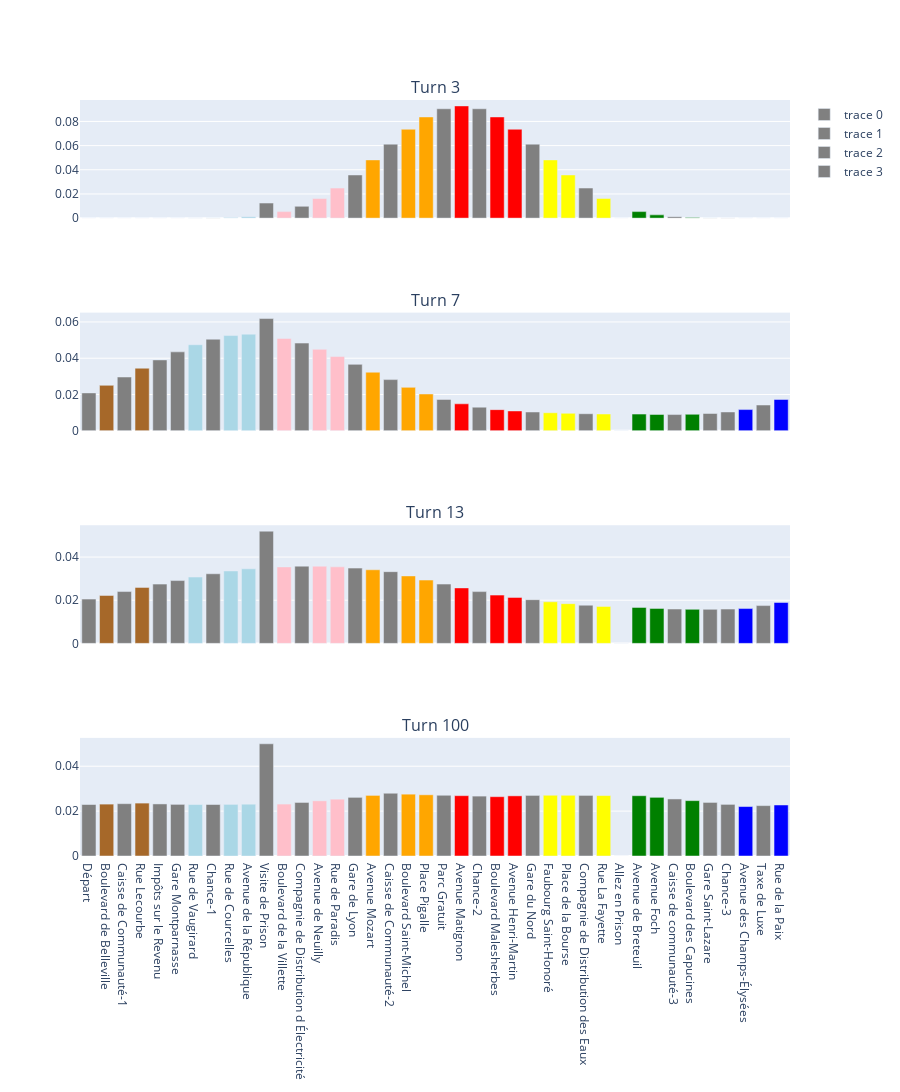

This figure's notebook cell:
### Code cell
board_turn_3 = (pi @ np.linalg.matrix_power(A, 3)).flatten()
board_turn_7 = (pi @ np.linalg.matrix_power(A, 7)).flatten()
board_turn_13 = (pi @ np.linalg.matrix_power(A, 13)).flatten()
board_turn_100 = (pi @ np.linalg.matrix_power(A, 100)).flatten()


##Your plotting command here
fig = make_subplots(rows=4, cols=1, shared_xaxes=True, subplot_titles=["Turn 3", "Turn 7", "Turn 13", "Turn 100"])

fig.add_trace(go.Bar(x = squares, y = board_turn_3, marker = dict(color=colors.tolist())), row=1, col=1)
fig.add_trace(go.Bar(x = squares, y = board_turn_7, marker = dict(color=colors.tolist())), row=2, col=1)
fig.add_trace(go.Bar(x = squares, y = board_turn_13, marker = dict(color=colors.tolist())),row=3, col=1)
fig.add_trace(go.Bar(x = squares, y = board_turn_100, marker = dict(color=colors.tolist())),row=4, col=1)

fig.update_layout(
    height = 1200
)
fig.show()

### Figure 1 — Plotly figure (JSON) as saved in the notebook; plotly's stock layout.template omitted (floating-point values rounded to 4 significant figures)
{"data": [{"marker": {"color": ["hsv(0,0%,50%)               ", "hsv(30,75%,65%)", "hsv(0,0%,50%)               ", "hsv(30,75%,65%)", "hsv(0,0%,50%)               ", "hsv(0,0%,50%)               ", "hsv(195,26%,90%)", "hsv(0,0%,50%)               ", "hsv(195,26%,90%)", "hsv(195,26%,90%)", "hsv(0,0%,50%)               ", "hsv(350,25%,100%)", "hsv(0,0%,50%)               ", "hsv(350,25%,100%)", "hsv(350,25%,100%)", "hsv(0,0%,50%)               ", "hsv(39,100%,100%)", "hsv(0,0%,50%)               ", "hsv(39,100%,100%)", "hsv(39,100%,100%)", "hsv(0,0%,50%)               ", "hsv(0,100%,100%)", "hsv(0,0%,50%)               ", "hsv(0,100%,100%)", "hsv(0,100%,100%)", "hsv(0,0%,50%)               ", "hsv(60,100%,100%)", "hsv(60,100%,100%)", "hsv(0,0%,50%)               ", "hsv(60,100%,100%)", "hsv(0,0%,50%)               ", "hsv(120,100%,50%)", "hsv(120,100%,50%)", "hsv(0,0%,50%)               ", "hsv(120,100%,50%)", "hsv(0,0%,50%)               ", "hsv(0,0%,50%)               ", "hsv(240,100%,100%)", "hsv(0,0%,50%)               ", "hsv(240,100%,100%)"]}, "type": "bar", "x": ["Départ", "Boulevard de Belleville", "Caisse de Communauté-1", "Rue Lecourbe", "Impôts sur le Revenu", "Gare Montparnasse", "Rue de Vaugirard", "Chance-1", "Rue de Courcelles", "Avenue de la République", "Visite de Prison", "Boulevard de la Villette", "Compagnie de Distribution d Électricité", "Avenue de Neuilly", "Rue de Paradis", "Gare de Lyon", "Avenue Mozart", "Caisse de Communauté-2", "Boulevard Saint-Michel", "Place Pigalle", "Parc Gratuit", "Avenue Matignon", "Chance-2", "Boulevard Malesherbes", "Avenue Henri-Martin", "Gare du Nord", "Faubourg Saint-Honoré", "Place de la Bourse", "Compagnie de Distribution des Eaux", "Rue La Fayette", "Allez en Prison", "Avenue de Breteuil", "Avenue Foch", "Caisse de communauté-3", "Boulevard des Capucines", "Gare Saint-Lazare", "Chance-3", "Avenue des Champs-Élysées", "Taxe de Luxe", "Rue de la Paix"], "xaxis": "x", "y": [0.0, 0.0, 0.0, 0.0, 0.0, 0.0, 2.143e-05, 0.0001286, 0.0004501, 0.0012, 0.01247, 0.005401, 0.009774, 0.0162, 0.02488, 0.03571, 0.04816, 0.06121, 0.07354, 0.08372, 0.09047, 0.09285, 0.09047, 0.08372, 0.07354, 0.06121, 0.04816, 0.03571, 0.02488, 0.0162, 0.0, 0.005401, 0.002701, 0.0012, 0.0004501, 0.0001286, 2.143e-05, 0.0, 0.0, 0.0], "yaxis": "y"}, {"marker": {"color": ["hsv(0,0%,50%)               ", "hsv(30,75%,65%)", "hsv(0,0%,50%)               ", "hsv(30,75%,65%)", "hsv(0,0%,50%)               ", "hsv(0,0%,50%)               ", "hsv(195,26%,90%)", "hsv(0,0%,50%)               ", "hsv(195,26%,90%)", "hsv(195,26%,90%)", "hsv(0,0%,50%)               ", "hsv(350,25%,100%)", "hsv(0,0%,50%)               ", "hsv(350,25%,100%)", "hsv(350,25%,100%)", "hsv(0,0%,50%)               ", "hsv(39,100%,100%)", "hsv(0,0%,50%)               ", "hsv(39,100%,100%)", "hsv(39,100%,100%)", "hsv(0,0%,50%)               ", "hsv(0,100%,100%)", "hsv(0,0%,50%)               ", "hsv(0,100%,100%)", "hsv(0,100%,100%)", "hsv(0,0%,50%)               ", "hsv(60,100%,100%)", "hsv(60,100%,100%)", "hsv(0,0%,50%)               ", "hsv(60,100%,100%)", "hsv(0,0%,50%)               ", "hsv(120,100%,50%)", "hsv(120,100%,50%)", "hsv(0,0%,50%)               ", "hsv(120,100%,50%)", "hsv(0,0%,50%)               ", "hsv(0,0%,50%)               ", "hsv(240,100%,100%)", "hsv(0,0%,50%)               ", "hsv(240,100%,100%)"]}, "type": "bar", "x": ["Départ", "Boulevard de Belleville", "Caisse de Communauté-1", "Rue Lecourbe", "Impôts sur le Revenu", "Gare Montparnasse", "Rue de Vaugirard", "Chance-1", "Rue de Courcelles", "Avenue de la République", "Visite de Prison", "Boulevard de la Villette", "Compagnie de Distribution d Électricité", "Avenue de Neuilly", "Rue de Paradis", "Gare de Lyon", "Avenue Mozart", "Caisse de Communauté-2", "Boulevard Saint-Michel", "Place Pigalle", "Parc Gratuit", "Avenue Matignon", "Chance-2", "Boulevard Malesherbes", "Avenue Henri-Martin", "Gare du Nord", "Faubourg Saint-Honoré", "Place de la Bourse", "Compagnie de Distribution des Eaux", "Rue La Fayette", "Allez en Prison", "Avenue de Breteuil", "Avenue Foch", "Caisse de communauté-3", "Boulevard des Capucines", "Gare Saint-Lazare", "Chance-3", "Avenue des Champs-Élysées", "Taxe de Luxe", "Rue de la Paix"], "xaxis": "x2", "y": [0.02088, 0.02504, 0.02964, 0.03449, 0.03907, 0.04351, 0.04742, 0.0505, 0.0525, 0.05327, 0.06189, 0.05093, 0.04836, 0.04492, 0.04092, 0.03661, 0.03229, 0.02821, 0.02393, 0.02027, 0.01725, 0.01485, 0.01302, 0.01164, 0.01092, 0.01035, 0.009918, 0.009611, 0.009391, 0.009232, 0.0, 0.009179, 0.008984, 0.008929, 0.009076, 0.009519, 0.01036, 0.01168, 0.0142, 0.01725], "yaxis": "y2"}, {"marker": {"color": ["hsv(0,0%,50%)               ", "hsv(30,75%,65%)", "hsv(0,0%,50%)               ", "hsv(30,75%,65%)", "hsv(0,0%,50%)               ", "hsv(0,0%,50%)               ", "hsv(195,26%,90%)", "hsv(0,0%,50%)               ", "hsv(195,26%,90%)", "hsv(195,26%,90%)", "hsv(0,0%,50%)               ", "hsv(350,25%,100%)", "hsv(0,0%,50%)               ", "hsv(350,25%,100%)", "hsv(350,25%,100%)", "hsv(0,0%,50%)               ", "hsv(39,100%,100%)", "hsv(0,0%,50%)               ", "hsv(39,100%,100%)", "hsv(39,100%,100%)", "hsv(0,0%,50%)               ", "hsv(0,100%,100%)", "hsv(0,0%,50%)               ", "hsv(0,100%,100%)", "hsv(0,100%,100%)", "hsv(0,0%,50%)               ", "hsv(60,100%,100%)", "hsv(60,100%,100%)", "hsv(0,0%,50%)               ", "hsv(60,100%,100%)", "hsv(0,0%,50%)               ", "hsv(120,100%,50%)", "hsv(120,100%,50%)", "hsv(0,0%,50%)               ", "hsv(120,100%,50%)", "hsv(0,0%,50%)               ", "hsv(0,0%,50%)               ", "hsv(240,100%,100%)", "hsv(0,0%,50%)               ", "hsv(240,100%,100%)"]}, "type": "bar", "x": ["Départ", "Boulevard de Belleville", "Caisse de Communauté-1", "Rue Lecourbe", "Impôts sur le Revenu", "Gare Montparnasse", "Rue de Vaugirard", "Chance-1", "Rue de Courcelles", "Avenue de la République", "Visite de Prison", "Boulevard de la Villette", "Compagnie de Distribution d Électricité", "Avenue de Neuilly", "Rue de Paradis", "Gare de Lyon", "Avenue Mozart", "Caisse de Communauté-2", "Boulevard Saint-Michel", "Place Pigalle", "Parc Gratuit", "Avenue Matignon", "Chance-2", "Boulevard Malesherbes", "Avenue Henri-Martin", "Gare du Nord", "Faubourg Saint-Honoré", "Place de la Bourse", "Compagnie de Distribution des Eaux", "Rue La Fayette", "Allez en Prison", "Avenue de Breteuil", "Avenue Foch", "Caisse de communauté-3", "Boulevard des Capucines", "Gare Saint-Lazare", "Chance-3", "Avenue des Champs-Élysées", "Taxe de Luxe", "Rue de la Paix"], "xaxis": "x3", "y": [0.02052, 0.0222, 0.02401, 0.02594, 0.02746, 0.0291, 0.03073, 0.03225, 0.03355, 0.03456, 0.052, 0.03543, 0.03579, 0.03578, 0.03546, 0.03488, 0.03411, 0.03322, 0.03125, 0.02933, 0.02748, 0.0257, 0.02399, 0.02236, 0.0213, 0.02025, 0.01927, 0.0184, 0.01769, 0.01714, 0.0, 0.01667, 0.01621, 0.01592, 0.01578, 0.01577, 0.01589, 0.01613, 0.01751, 0.01897], "yaxis": "y3"}, {"marker": {"color": ["hsv(0,0%,50%)               ", "hsv(30,75%,65%)", "hsv(0,0%,50%)               ", "hsv(30,75%,65%)", "hsv(0,0%,50%)               ", "hsv(0,0%,50%)               ", "hsv(195,26%,90%)", "hsv(0,0%,50%)               ", "hsv(195,26%,90%)", "hsv(195,26%,90%)", "hsv(0,0%,50%)               ", "hsv(350,25%,100%)", "hsv(0,0%,50%)               ", "hsv(350,25%,100%)", "hsv(350,25%,100%)", "hsv(0,0%,50%)               ", "hsv(39,100%,100%)", "hsv(0,0%,50%)               ", "hsv(39,100%,100%)", "hsv(39,100%,100%)", "hsv(0,0%,50%)               ", "hsv(0,100%,100%)", "hsv(0,0%,50%)               ", "hsv(0,100%,100%)", "hsv(0,100%,100%)", "hsv(0,0%,50%)               ", "hsv(60,100%,100%)", "hsv(60,100%,100%)", "hsv(0,0%,50%)               ", "hsv(60,100%,100%)", "hsv(0,0%,50%)               ", "hsv(120,100%,50%)", "hsv(120,100%,50%)", "hsv(0,0%,50%)               ", "hsv(120,100%,50%)", "hsv(0,0%,50%)               ", "hsv(0,0%,50%)               ", "hsv(240,100%,100%)", "hsv(0,0%,50%)               ", "hsv(240,100%,100%)"]}, "type": "bar", "x": ["Départ", "Boulevard de Belleville", "Caisse de Communauté-1", "Rue Lecourbe", "Impôts sur le Revenu", "Gare Montparnasse", "Rue de Vaugirard", "Chance-1", "Rue de Courcelles", "Avenue de la République", "Visite de Prison", "Boulevard de la Villette", "Compagnie de Distribution d Électricité", "Avenue de Neuilly", "Rue de Paradis", "Gare de Lyon", "Avenue Mozart", "Caisse de Communauté-2", "Boulevard Saint-Michel", "Place Pigalle", "Parc Gratuit", "Avenue Matignon", "Chance-2", "Boulevard Malesherbes", "Avenue Henri-Martin", "Gare du Nord", "Faubourg Saint-Honoré", "Place de la Bourse", "Compagnie de Distribution des Eaux", "Rue La Fayette", "Allez en Prison", "Avenue de Breteuil", "Avenue Foch", "Caisse de communauté-3", "Boulevard des Capucines", "Gare Saint-Lazare", "Chance-3", "Avenue des Champs-Élysées", "Taxe de Luxe", "Rue de la Paix"], "xaxis": "x4", "y": [0.02294, 0.02312, 0.02331, 0.02357, 0.0232, 0.02301, 0.02293, 0.02295, 0.023, 0.02308, 0.05, 0.02314, 0.02386, 0.02458, 0.02533, 0.02613, 0.027, 0.02797, 0.02755, 0.02727, 0.02706, 0.02688, 0.02669, 0.02643, 0.0268, 0.02699, 0.02707, 0.02705, 0.027, 0.02692, 0.0, 0.02686, 0.02614, 0.02542, 0.02467, 0.02387, 0.023, 0.02203, 0.02245, 0.02273], "yaxis": "y4"}], "layout": {"annotations": [{"font": {"size": 16}, "showarrow": false, "text": "Turn 3", "x": 0.5, "xanchor": "center", "xref": "paper", "y": 1, "yanchor": "bottom", "yref": "paper"}, {"font": {"size": 16}, "showarrow": false, "text": "Turn 7", "x": 0.5, "xanchor": "center", "xref": "paper", "y": 0.7188, "yanchor": "bottom", "yref": "paper"}, {"font": {"size": 16}, "showarrow": false, "text": "Turn 13", "x": 0.5, "xanchor": "center", "xref": "paper", "y": 0.4375, "yanchor": "bottom", "yref": "paper"}, {"font": {"size": 16}, "showarrow": false, "text": "Turn 100", "x": 0.5, "xanchor": "center", "xref": "paper", "y": 0.1562, "yanchor": "bottom", "yref": "paper"}], "height": 1200, "xaxis": {"anchor": "y", "domain": [0, 1], "matches": "x4", "showticklabels": false}, "xaxis2": {"anchor": "y2", "domain": [0, 1], "matches": "x4", "showticklabels": false}, "xaxis3": {"anchor": "y3", "domain": [0, 1], "matches": "x4", "showticklabels": false}, "xaxis4": {"anchor": "y4", "domain": [0, 1]}, "yaxis": {"anchor": "x", "domain": [0.8438, 1]}, "yaxis2": {"anchor": "x2", "domain": [0.5625, 0.7188]}, "yaxis3": {"anchor": "x3", "domain": [0.2812, 0.4375]}, "yaxis4": {"anchor": "x4", "domain": [0, 0.1562]}}}
